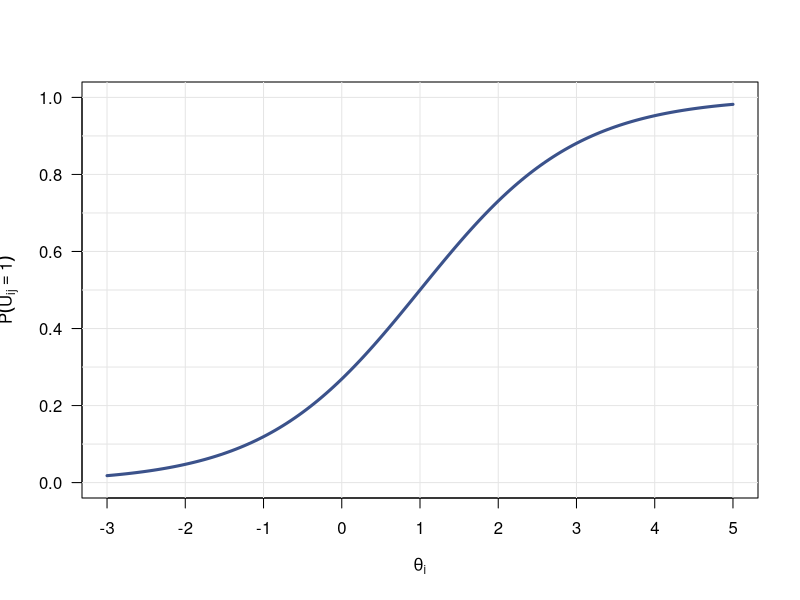
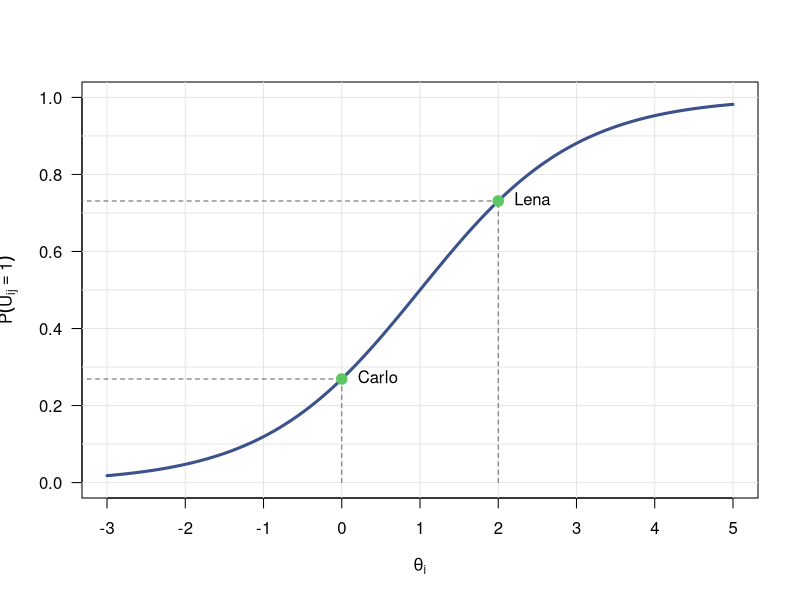

Generate these figures, in order, with R:
## ---- chunk 1
#| label: solving-probability-task
#| echo: false
#| fig-width: 6
#| fig-height: 4
#| fig-alt: "Lösungswahrscheinlichkeit für das Item mit der Schwierigkeit 1 in Abhängigkeit von der Fähigkeit, von -3 bis 5, mit Gitterlinien"
colors <- viridisLite::viridis(5)

# solving probability of the item (difficulty 1) over ability, with a grid for
# reading off values
plot_solving_probability <- function() {
  theta <- seq(-3, 5, by = 0.05)
  plot(theta, plogis(theta - 1),
    type = "n", las = 1, ylim = c(0, 1), xaxt = "n",
    xlab = expression(theta[i]), ylab = expression(P(U[ij] == 1))
  )
  axis(1, at = -3:5)
  abline(h = seq(0, 1, by = 0.1), v = -3:5, col = "grey90")
  lines(theta, plogis(theta - 1), lwd = 3, col = colors[2])
}
plot_solving_probability()
## ---- chunk 2
#| label: solving-probability-solution
#| echo: false
#| fig-width: 6
#| fig-height: 4
#| fig-alt: "Dieselbe Kurve mit Lena bei Fähigkeit 2 und Lösungswahrscheinlichkeit 0.73 sowie Carlo bei Fähigkeit 0 und Lösungswahrscheinlichkeit 0.27"
persons <- data.frame(name = c("Lena", "Carlo"), theta = c(2, 0))
persons$p <- plogis(persons$theta - 1)
plot_solving_probability()
segments(persons$theta, 0, persons$theta, persons$p, lty = 2, col = "grey40")
segments(-4, persons$p, persons$theta, persons$p, lty = 2, col = "grey40")
points(persons$theta, persons$p, pch = 19, cex = 1.4, col = colors[4])
text(persons$theta, persons$p, persons$name, pos = 4, offset = 0.8)
